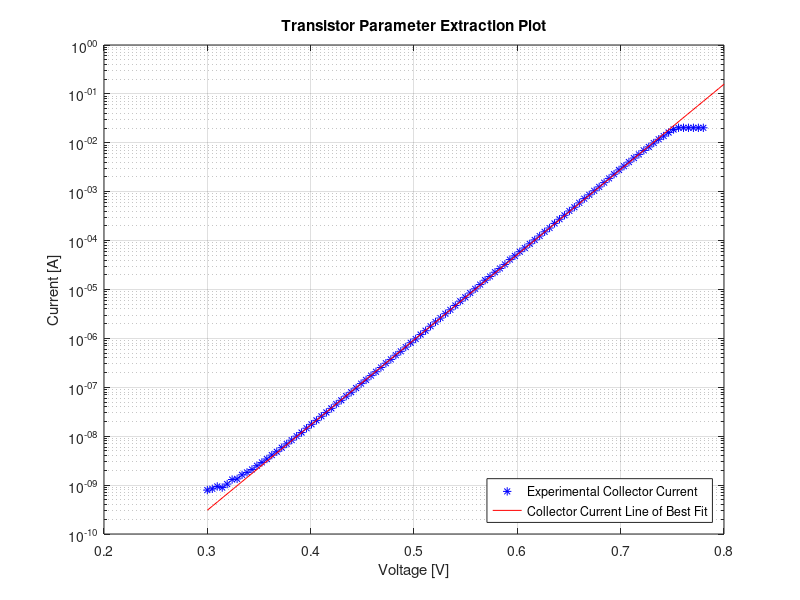
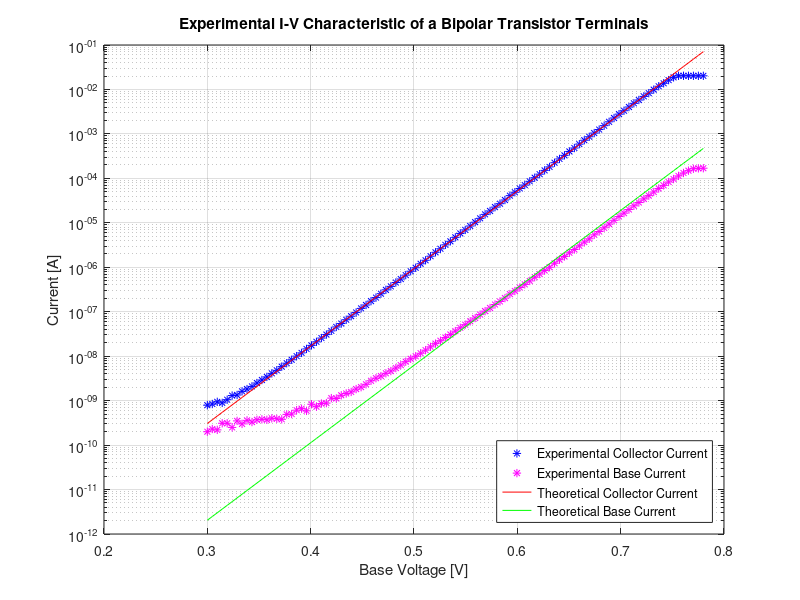
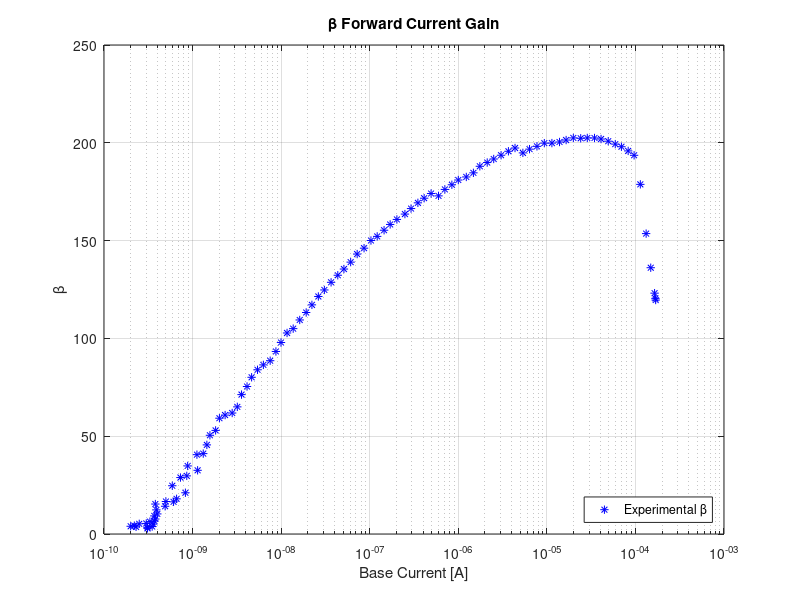
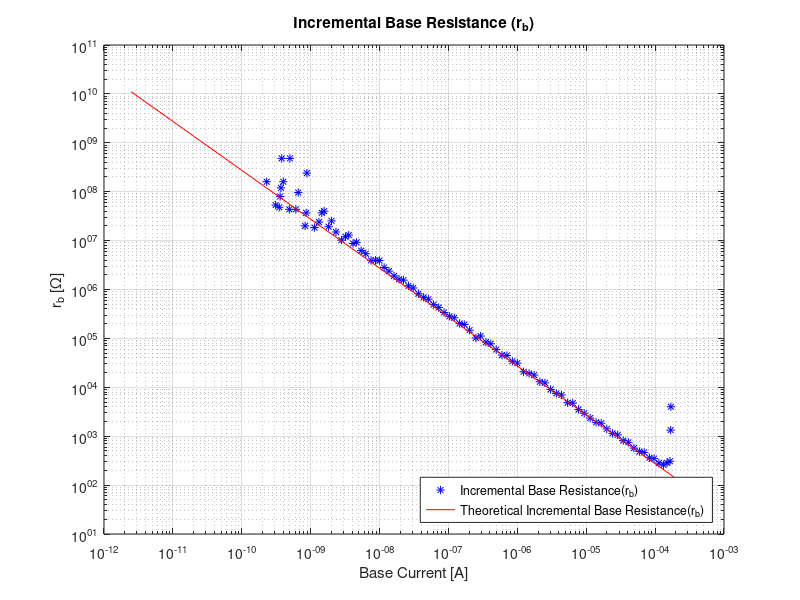

Write the MATLAB code that produced these figures, in order.
%% Experiment 1
Experiment_1 = load('Experiment_1_NEW.mat');
Experiment_1.Ib = fliplr(Experiment_1.Ib);
Experiment_1.Ib = Experiment_1.Ib + 1.350e-09;
Experiment_1.Ie = (-1)*fliplr(Experiment_1.Ie);
Experiment_1.Vb = fliplr(Experiment_1.Vb);
Experiment_1.Ic = Experiment_1.Ie - Experiment_1.Ib;

Theoretical_1.Vb = Experiment_1.Vb(22:95);
x = linspace(0.3, 0.8, 100);
fit = polyfit(Theoretical_1.Vb,log(Experiment_1.Ic(22:95)),1);
line = exp(fit(1) * x + fit(2));

%U_T = (0.026);
U_T = 1/(fit(1));
I_s = exp(fit(2));

% Beta is assumed to be 100~.
Theoretical_Beta = 150;
Theoretical_1.Ib = (I_s./Theoretical_Beta)*exp(Experiment_1.Vb/U_T);
Theoretical_1.Ic = I_s*exp((Experiment_1.Vb)/U_T);
Theoretical_1.Ie = Theoretical_1.Ic + Theoretical_1.Ib;
Experiment_1.rb = diff(Experiment_1.Vb)./diff(Experiment_1.Ib);
Theoretical_1.rb = diff(Experiment_1.Vb)./diff(Theoretical_1.Ib);
Theoretical_1.gm = diff(Theoretical_1.Ic)./diff(Experiment_1.Vb);

figure
semilogy(Experiment_1.Vb,Experiment_1.Ic,'b*')
hold on
semilogy(x,line,'r-');
title('Transistor Parameter Extraction Plot')
xlabel('Voltage [V]')
ylabel('Current [A]')
legend('Experimental Collector Current','Collector Current Line of Best Fit','Location','Southeast')
grid on
hold off

figure
semilogy(Experiment_1.Vb,Experiment_1.Ic,'b*')
hold on
semilogy(Experiment_1.Vb,Experiment_1.Ib,'m*')
semilogy(Experiment_1.Vb,Theoretical_1.Ic,'r-')
semilogy(Experiment_1.Vb,Theoretical_1.Ib,'g-')
title('Experimental I-V Characteristic of a Bipolar Transistor Terminals')
xlabel('Base Voltage [V]')
ylabel('Current [A]')
legend('Experimental Collector Current','Experimental Base Current','Theoretical Collector Current','Theoretical Base Current','Location','Southeast')
grid on
hold off

% If we want to plot a range of Currents
% figure
% semilogy(Experiment_1.Vb(16:55),Experiment_1.Ic(16:55),'b*')
% hold on
% semilogy(Experiment_1.Vb(16:55),Experiment_1.Ib(16:55),'r*')
% semilogy(x(16:end),line(16:end),'g-','LineWidth',1.5);
% semilogy(Experiment_1.Vb(16:55),theoretical_Ic(16:55),'g*')
% title('Experimental I-V Characteristic of a Bipolar Transistor Terminals')
% xlabel('Voltage [V]')
% ylabel('Current [A]')
% legend('Experimental Collector Current','Experimental Base Current','Base Current Line of Best Fit','Location','Southeast')
% grid on
% hold off

figure
semilogx(Experiment_1.Ib,Experiment_1.Ic./Experiment_1.Ib,'b*')
hold on
title('\beta Forward Current Gain')
xlabel('Base Current [A]')
ylabel('\beta')
legend('Experimental \beta','Location','Southeast')
grid on
hold off

% slope = (log(y2/y1)/log(x2/x1))
slope = (log(345734133.1367/125.4105)/(log((7.9252e-11)/0.00021848)));
x = logspace(-12,-3,101);
% b = y2/(x2^slope)
b = 345734133.1367/((7.9252e-11)^slope);
% y = b*(x.^slope)
y = b*(x.^slope);

y_error = b*(Experiment_1.Ib(2:end).^slope);
experimental_rb = diff(Experiment_1.Vb)./diff(Experiment_1.Ib);
% Region from [3.07700000000000e-08] to 8.280134999999999e-05
error_rb = abs(y_error(50:end-7)-experimental_rb(50:end-7))*100/y_error(50:end-7);

figure
loglog(Experiment_1.Ib(2:end),diff(Experiment_1.Vb)./diff(Experiment_1.Ib),'b*')
hold on
loglog(Theoretical_1.Ib(2:end),Theoretical_1.rb,'r-')
title('Incremental Base Resistance (r_{b})')
xlabel('Base Current [A]')
ylabel('r_{b} [\Omega]')
legend('Incremental Base Resistance(r_{b})','Theoretical Incremental Base Resistance(r_{b})','Location','Southeast')
grid on
hold off

slope = (0.98654-1.9911e-8)/(0.027031-5.4555e-10);
x = logspace(-10,-1,101);
b = 0.98654 - slope*0.027031;
y = slope * x + b;

y_error = slope * Experiment_1.Ic(2:end) + b;

experimental_gm = diff(Experiment_1.Ic)./diff(Experiment_1.Vb);
error_gm = abs(y_error(15:end-15)-experimental_gm(15:end-15))*100/y_error(15:end-15);

figure
loglog(Experiment_1.Ic(2:end),diff(Experiment_1.Ic)./diff(Experiment_1.Vb),'b*')
hold on
loglog(Theoretical_1.Ic(2:end),Theoretical_1.gm,'r-')
title('Incremental Transconductance Gain (g_{m})')
xlabel('Collector Current [A]')
ylabel('g_{m} [S]')
legend('Experimental Incremental Transconductance Gain (g_{m})','Theoretical Incremental Transconductance Gain (g_{m})','Location','Southeast')
grid on
hold off

%% Experiment 2
% Find U_T and I_s for the didoe from Experiment 1
Experiment_1 = load('Experiment_1_NEW.mat');
Experiment_1.Ib = fliplr(Experiment_1.Ib);
Experiment_1.Ib = Experiment_1.Ib + 1.350e-09;
Experiment_1.Ie = (-1)*fliplr(Experiment_1.Ie);
Experiment_1.Vb = fliplr(Experiment_1.Vb);
Experiment_1.Ic = Experiment_1.Ie - Experiment_1.Ib;

Theoretical_1.Vb = Experiment_1.Vb(22:95);
x = linspace(0.3, 0.8, 100);
fit = polyfit(Theoretical_1.Vb,log(Experiment_1.Ic(22:95)),1);
line = exp(fit(1) * x + fit(2));
U_T = 1/(fit(1));
I_s = exp(fit(2));

% Experiment 2 Code
Experiment_2_200 = load('Experiment_2-200_NEW.mat');
Experiment_2_200.Ib = fliplr(Experiment_2_200.Ib)+5.4e-9;
Experiment_2_200.Ie = (-1)*fliplr(Experiment_2_200.Ie);
Experiment_2_200.Vb = fliplr(Experiment_2_200.Vb);
Experiment_2_200.Ic = Experiment_2_200.Ie - Experiment_2_200.Ib;
x200 = linspace(0.35,0.75,101);
fit200 = polyfit(Experiment_2_200.Vb(8:13),log(Experiment_2_200.Ie(8:13)),1);
line200 = exp(fit200(1)*x200 + fit200(2));
slope200 = fit200(1);
intercept200 = exp(fit200(2));

% error200 = (Experiment_2_200.Ie(15:end-15)-line200(15:end-15))*100./Experiment_2_200.Ie(15:end-15);

Experiment_2_2k = load('Experiment_2-2k_NEW.mat');
Experiment_2_2k.Ib = fliplr(Experiment_2_2k.Ib)+4.77e-10;
Experiment_2_2k.Ie = (-1)*fliplr(Experiment_2_2k.Ie);
Experiment_2_2k.Vb = fliplr(Experiment_2_2k.Vb);
Experiment_2_2k.Ic = Experiment_2_2k.Ie - Experiment_2_2k.Ib;

x2k = linspace(0.35,0.65,200);
fit2k = polyfit(Experiment_2_2k.Vb(8:13),log(Experiment_2_2k.Ie(8:13)),1);
line2k = exp(fit2k(1)*x2k + fit2k(2));
slope2k = fit2k(1);
intercept2k = exp(fit2k(2));

% error2l = (Experiment_2_2k.Ic(15:end-15)-line2k(15:end-15))*100./Experiment_2_2k.Ic(15:end-15);

Experiment_2_20k = load('Experiment_2-20k_NEW.mat');
Experiment_2_20k.Ib = fliplr(Experiment_2_20k.Ib)+1e-8;
Experiment_2_20k.Ie = (-1)*fliplr(Experiment_2_20k.Ie);
Experiment_2_20k.Vb = fliplr(Experiment_2_20k.Vb);
Experiment_2_20k.Ic = Experiment_2_20k.Ie - Experiment_2_20k.Ib;

x20k = linspace(0.4,0.65,200);
fit20k = polyfit(Experiment_2_20k.Vb(9:13),log(Experiment_2_20k.Ie(9:13)),1);
line20k = exp(fit20k(1)*x20k + fit20k(2));
slope20k = fit20k(1);
intercept20k = exp(fit20k(2));

% error20k = (Experiment_2_20k.Ie(15:end-15)-line20k(15:end-15))*100./Experiment_2_20k.Ie(15:end-15);

figure
semilogy(Experiment_2_200.Vb,Experiment_2_200.Ic,'b*')
hold on
semilogy(Experiment_2_2k.Vb,Experiment_2_2k.Ic,'g*')
semilogy(Experiment_2_20k.Vb,Experiment_2_20k.Ic,'m*')
semilogy(x,line,'r-')
%semilogy(x200,line200,'r-');
%semilogy(x2k,line2k,'k-');
%semilogy(x20k,line20k,'c-');
title('Emitter-Degenerated Bipolar Collector Current Characteristics')
xlabel('Base Voltage [V]')
ylabel('Collector Current [A]')
%legend('Experimental R = 200 \Omega','Experimental R = 2k \Omega','Experimental R = 20k \Omega',...
%    'Theoretical R = 200 \Omega','Theoretical R = 2k \Omega','Theoretical R = 20k \Omega','Location','Southeast')
legend('Experimental R = 200 \Omega','Experimental R = 2k \Omega','Experimental R = 20k \Omega',...
    'Theoretical Collector Current Characteristics from Experiment 1','Location','Southeast')
grid on
hold off

%x200Ic = linspace(0.6,4.85,200);
x200Ic = linspace(0.6,5,101);
fit200Ic = polyfit(Experiment_2_200.Vb(13:98),(Experiment_2_200.Ic(13:98)),1);
line200Ic = (fit200Ic(1)*x200Ic + fit200Ic(2));
slope200Ic = fit200Ic(1);
intercept200Ic = (fit200Ic(2));

line200IcEr = (fit200Ic(1)*Experiment_2_200.Vb + fit200Ic(2));
error200Ic = mean(abs(Experiment_2_200.Ic(20:end-20)-line200IcEr(20:end-20))*100./Experiment_2_200.Ic(20:end-20));


figure
plot(Experiment_2_200.Vb,Experiment_2_200.Ic,'b*')
hold on
plot(x200Ic,line200Ic,'r-')
title('Emitter-Degenerated Bipolar Collector Current Characteristics R = 200 \Omega')
xlabel('Base Voltage [V]')
ylabel('Collector Current [A]')
legend('Experimental R = 200 \Omega','Theoretical R = 200 \Omega','Location','Southeast')
grid on
hold off

%x2kIc = linspace(0.6,4.85,200);
x2kIc = linspace(0.6,5,200);
fit2kIc = polyfit(Experiment_2_2k.Vb(13:98),(Experiment_2_2k.Ic(13:98)),1);
line2kIc = (fit2kIc(1)*x2kIc + fit2kIc(2));
slope2kIc = fit2kIc(1);
intercept2kIc = (fit2kIc(2));

line2kIcEr = (fit2kIc(1)*Experiment_2_2k.Vb + fit2kIc(2));
error2kIc = mean(abs(Experiment_2_2k.Ic(20:end-20)-line2kIcEr(20:end-20))*100./Experiment_2_2k.Ic(20:end-20));

figure
plot(Experiment_2_2k.Vb,Experiment_2_2k.Ic,'b*')
hold on
plot(x2kIc,line2kIc,'r-')
title('Emitter-Degenerated Bipolar Collector Current Characteristics R = 2k \Omega')
xlabel('Base Voltage [V]')
ylabel('Collector Current [A]')
legend('Experimental R = 2k \Omega','Theoretical R = 2k \Omega','Location','Southeast')
grid on
hold off

%x20kIc = linspace(0.6,4.85,200);
x20kIc = linspace(0.6,5,200);
fit20kIc = polyfit(Experiment_2_20k.Vb(13:98),(Experiment_2_20k.Ic(13:98)),1);
line20kIc = (fit20kIc(1)*x20kIc + fit20kIc(2));
slope20kIc = fit20kIc(1);
intercept20kIc = (fit20kIc(2));

line20kIcEr = (fit20kIc(1)*Experiment_2_20k.Vb + fit20kIc(2));
error20kIc = mean(abs(Experiment_2_20k.Ic(20:end-20)-line20kIcEr(20:end-20))*100./Experiment_2_20k.Ic(20:end-20));

figure
plot(Experiment_2_20k.Vb,Experiment_2_20k.Ic,'b*')
hold on
plot(x20kIc,line20kIc,'r-')
title('Emitter-Degenerated Bipolar Collector Current Characteristics with R = 20k \Omega')
xlabel('Base Voltage [V]')
ylabel('Collector Current [A]')
legend('Experimental R = 20k \Omega','Theoretical R = 20k \Omega','Location','Southeast')
grid on
hold off

Theoretical_Beta = 150;

x200Rb = linspace(5e-9,1e-6,100);
fit200Rb = polyfit(log(Experiment_2_200.Ib(11:13)),log(Theoretical_Beta*200*(1 + U_T./(200*Theoretical_Beta*Experiment_2_200.Ib(11:13)))),1);
line200Rb = exp((fit200Rb(1))*log(x200Rb) + ((fit200Rb(2))));
slope200Rb = fit200Rb(1);
intercept200Rb = exp(fit200Rb(2));

x2kRb = linspace(3e-10,1e-6,100);
fit2kRb = polyfit(log(Experiment_2_2k.Ib(10:13)),log(Theoretical_Beta*2000*(1 + U_T./(2000*Theoretical_Beta*Experiment_2_2k.Ib(10:13)))),1);
line2kRb = exp((fit2kRb(1))*log(x2kRb) + ((fit2kRb(2))));
slope2kRb = fit2kRb(1);
intercept2kRb = exp(fit2kRb(2));

x20kRb = linspace(1e-9,5e-8,100);
fit20kRb = polyfit(log(Experiment_2_20k.Ib(9:11)),log(Theoretical_Beta*20000*(1 + U_T./(20000*Theoretical_Beta*Experiment_2_20k.Ib(9:11)))),1);
line20kRb = exp((fit20kRb(1))*log(x20kRb) + ((fit20kRb(2))));
slope20kRb = fit20kRb(1);
intercept20kRb = exp(fit20kRb(2));

% Rb for each resistor
figure
loglog(Experiment_2_200.Ib,Theoretical_Beta*200*(1 + U_T./(200*Theoretical_Beta*Experiment_2_200.Ib)),'g*')
hold on
loglog(x200Rb,line200Rb,'-k')
loglog(Experiment_2_2k.Ib,Theoretical_Beta*2000*(1 + U_T./(2000*Theoretical_Beta*Experiment_2_2k.Ib)),'m*')
loglog(x2kRb,line2kRb,'-c')
loglog(Experiment_2_20k.Ib,Theoretical_Beta*20000*(1 + U_T./(20000*Theoretical_Beta*Experiment_2_20k.Ib)),'b*')
loglog(x20kRb,line20kRb,'-r')
title('Incremental Base Resistance(R_{b}) of Degenerated Bipolar Transistor Terminals with R = 200 \Omega, R = 2 k\Omega, and R = 20 k\Omega')
xlabel('Base Current [A]')
ylabel('R_{b} [\Omega]')
legend('Incremental Base Resistance(R_{b}) with R = 200 \Omega','Theoretical Incremental Base Resistance(R_{b}) with R = 200 \Omega',...
    'Incremental Base Resistance(R_{b}) with R = 2k \Omega','Theoretical Incremental Base Resistance(R_{b} with R = 2k \Omega)',...
    'Incremental Base Resistance(R_{b}) with R = 20k \Omega','Theoretical Incremental Base Resistance(R_{b} with R = 20k \Omega)','Location','Southeast')
grid on
hold off

x200Gm = linspace(1e-9,1e-4,200);
fit200Gm = polyfit(log(Experiment_2_200.Ic(1:13)),log((1/200)*(1+((U_T/200)./Experiment_2_200.Ic(1:13)))),1);
line200Gm = exp((fit200Gm(1))*log(x200Gm) + ((fit200Gm(2))));
slope200Gm = fit200Gm(1);
intercept200Gm = exp(fit200Gm(2));

x2kGm = linspace(1e-9,1e-5,100);
fit2kGm  = polyfit(log(Experiment_2_2k.Ic(9:12)),log((1/2000)*(1+((U_T/2000)./Experiment_2_2k.Ic(9:12)))),1);
line2kGm  = exp((fit2kGm(1))*log(x2kGm)+((fit2kGm(2))));
slope2kGm  = fit2kGm(1);
intercept2kGm  = exp(fit2kGm(2));

x20kGm = linspace(5e-10,1e-6,100);
fit20kGm  = polyfit(log(Experiment_2_20k.Ic(8:11)),log((1/20000)*(1+((U_T/20000)./Experiment_2_20k.Ic(8:11)))),1);
line20kGm  = exp((fit20kGm(1))*log(x20kGm)+((fit20kGm(2))));
slope20kGm  = fit20kGm(1);
intercept20kGm  = exp(fit20kGm(2));

% Gm for each resistor
figure
loglog(Experiment_2_200.Ic,(1/200)*(1+((U_T/200)./Experiment_2_200.Ic)),'g*')
hold on
loglog(x200Gm,line200Gm,'-k')
loglog(Experiment_2_2k.Ic,(1/2000)*(1+((U_T/2000)./Experiment_2_2k.Ic)),'m*')
loglog(x2kGm,line2kGm,'-c')
loglog(Experiment_2_20k.Ic,(1/20000)*(1+((U_T/20000)./Experiment_2_20k.Ic)),'b*')
loglog(x20kGm,line20kGm,'-r')
title('Incremental Transconductance Gain (G_{m}) of Degenerated Bipolar Transistor with R = 200 \Omega, R = 2 k\Omega, and R = 20 k\Omega')
xlabel('Collector Current [A]')
ylabel('G_{m} [S]')
legend('Experimental Incremental Transconductance Gain (G_{m}) with R = 200 \Omega','Theoretical Incremental Transconductance Gain with R = 200 \Omega (G_{m})',...
    'Experimental Incremental Transconductance Gain (G_{m}) with R = 2 k\Omega','Theoretical Incremental Transconductance Gain (G_{m}) with R = 2 k\Omega',...
    'Experimental Incremental Transconductance Gain (G_{m}) with R = 20 k\Omega','Theoretical Incremental Transconductance Gain (G_{m}) with R = 20 k\Omega',...
    'Location','Northeast')
grid on
hold off

%% Experiment 3

%--
Experiment_1 = load('Experiment34_param.mat');
Experiment_1.Ib = fliplr(Experiment_1.Ib);
Experiment_1.Ib = Experiment_1.Ib + 1.350e-09;
Experiment_1.Ie = (-1)*fliplr(Experiment_1.Ie);
Experiment_1.Vb = fliplr(Experiment_1.Vb);
Experiment_1.Ic = Experiment_1.Ie - Experiment_1.Ib;
Theoretical_1.Vb = Experiment_1.Vb(16:37);
x = linspace(0.3, 0.8, 100);
fit = polyfit(Theoretical_1.Vb,log(Experiment_1.Ic(16:37)),1);
line = exp(fit(1) * x + fit(2));
U_T = 1/(fit(1));
I_s = exp(fit(2));
%--

Experiment_3 = load('Experiment_3-20k_3-2.mat');
Experiment_3.Ib = fliplr(Experiment_3.Ib);
Experiment_3.Vb = fliplr(Experiment_3.Vb);
Experiment_3.Ve = fliplr(Experiment_3.Ve);

x = linspace(0.5,5,200);
fit2 = polyfit(Experiment_3.Vb(11:end),Experiment_3.Ve(11:end),1);
line2 = fit2(1)*x + fit2(2);
slope2 = fit2(1);
intercept2 = fit2(2);

figure
plot(Experiment_3.Vb(1:2:end),Experiment_3.Ve(1:2:end),'b*')
hold on
plot(x, line2, 'r-');
xlabel('V_{in} [V]')
ylabel('V_{out} [V]')
title('Voltage Transfer Characteristics for Common-Collector Amplifier Circuit')
legend('Experimental V_{in} vs. V_{out}','Theoretical V_{in} vs. V_{out}','Location','Southeast')
%legend('Experimental R_1 = 51 k\Omega','Experimental R_1 = 60 k\Omega','Experimental R_1 = 71 k\Omega','Location','Northwest')
grid on
hold off



%% Experiment 4

%--
Experiment_1 = load('Experiment34_param.mat');
Experiment_1.Ib = fliplr(Experiment_1.Ib);
Experiment_1.Ib = Experiment_1.Ib + 1.350e-09;
Experiment_1.Ie = (-1)*fliplr(Experiment_1.Ie);
Experiment_1.Vb = fliplr(Experiment_1.Vb);
Experiment_1.Ic = Experiment_1.Ie - Experiment_1.Ib;
Theoretical_1.Vb = Experiment_1.Vb(16:37);
x = linspace(0.3, 0.8, 100);
fit = polyfit(Theoretical_1.Vb,log(Experiment_1.Ic(16:37)),1);
line = exp(fit(1) * x + fit(2));
U_T = 1/(fit(1));
I_s = exp(fit(2));
%--

Experiment_4_60k = load('Experiment_4-60k_NEW.mat');
Experiment_4_60k.Ib = fliplr(Experiment_4_60k.Ib);
Experiment_4_60k.Vb = fliplr(Experiment_4_60k.Vb);
Experiment_4_60k.Vout = fliplr(Experiment_4_60k.Vout);

x60 = linspace(0.56,1.87,200);
fit60 = polyfit(Experiment_4_60k.Vb(13:25),Experiment_4_60k.Vout(13:25),1);
line60 = fit60(1)*x60 + fit60(2);
slope60= fit60(1);
intercept60 = fit60(2);

x602 = linspace(1.87,5,200);
fit602 = polyfit(Experiment_4_60k.Vb(70:end),Experiment_4_60k.Vout(70:end),1);
line602 = fit602(1)*x602 + fit602(2); 
slope602 = fit602(1);
intercept602 = fit602(2);

Experiment_4_80k = load('Experiment_4-80k_NEW.mat');
Experiment_4_80k.Ib = fliplr(Experiment_4_80k.Ib);
Experiment_4_80k.Vb = fliplr(Experiment_4_80k.Vb);
Experiment_4_80k.Vout = fliplr(Experiment_4_80k.Vout);

x80 = linspace(0.56,1.6,200);
fit80 = polyfit(Experiment_4_80k.Vb(13:25),Experiment_4_80k.Vout(13:25),1);
line80 = fit80(1)*x80 + fit80(2);
slope80= fit80(1);
intercept80 = fit80(2);

x802 = linspace(1.6,5,200);
fit802 = polyfit(Experiment_4_80k.Vb(60:end),Experiment_4_80k.Vout(60:end),1);
line802 = fit802(1)*x802 + fit802(2); 
slope802 = fit802(1);
intercept802 = fit802(2);

Experiment_4_100k = load('Experiment_4-100k_NEW.mat');
Experiment_4_100k.Ib = fliplr(Experiment_4_100k.Ib);
Experiment_4_100k.Vb = fliplr(Experiment_4_100k.Vb);
Experiment_4_100k.Vout = fliplr(Experiment_4_100k.Vout);

x100 = linspace(0.56,1.45,200);
fit100 = polyfit(Experiment_4_100k.Vb(13:25),Experiment_4_100k.Vout(13:25),1);
line100 = fit100(1)*x100 + fit100(2);
slope100 = fit100(1);
intercept100 = fit100(2);

x1002 = linspace(1.45,5,200);
fit1002 = polyfit(Experiment_4_100k.Vb(70:end),Experiment_4_100k.Vout(70:end),1);
line1002 = fit1002(1)*x1002 + fit1002(2); 
slope1002 = fit1002(1);
intercept1002 = fit1002(2);

figure
plot(Experiment_4_60k.Vb,Experiment_4_60k.Vout,'g*')
hold on
plot(x60, line60, 'k-');
plot(x602, line602, 'k-');
plot(Experiment_4_80k.Vb,Experiment_4_80k.Vout,'m*')
plot(x80, line80, 'c-');
plot(x802, line802, 'c-');
plot(Experiment_4_100k.Vb,Experiment_4_100k.Vout,'b*')
plot(x100, line100, 'r-');
plot(x1002, line1002, 'r-');
plot(Experiment_3.Vb(1:2:end),Experiment_3.Ve(1:2:end),'y*')
xlabel('V_{in} [V]')
ylabel('V_{out} [V]')
title('Voltage Transfer Characteristics for Inverter Circuit')
legend('Experimental R_1 = 60.4 k\Omega','Theoretical Line of Best Fit for Mode 1 operation (R_1 = 60.4 k\Omega)'...
    ,'Theoretical Line of Best Fit for Mode 2 operation (R_1 = 60.4 k\Omega)','Experimental R_1 = 82.5 k\Omega',...
    'Theoretical Line of Best Fit for Mode 1 operation (R_1 = 82.5 k\Omega)',...
    'Theoretical Line of Best Fit for Mode 2 operation (R_1 = 82.5 k\Omega)','Experimental R_1 = 100 k\Omega',...
    'Theoretical Line of Best Fit for Mode 1 operation (R_1 = 100 k\Omega)',...
    'Theoretical Line of Best Fit for Mode 2 operation (R_1 = 100 k\Omega)',...
    'Emitter-Follower VTC from Experiment 3','Location','Southoutside','NumColumns',2)
grid on
hold off
